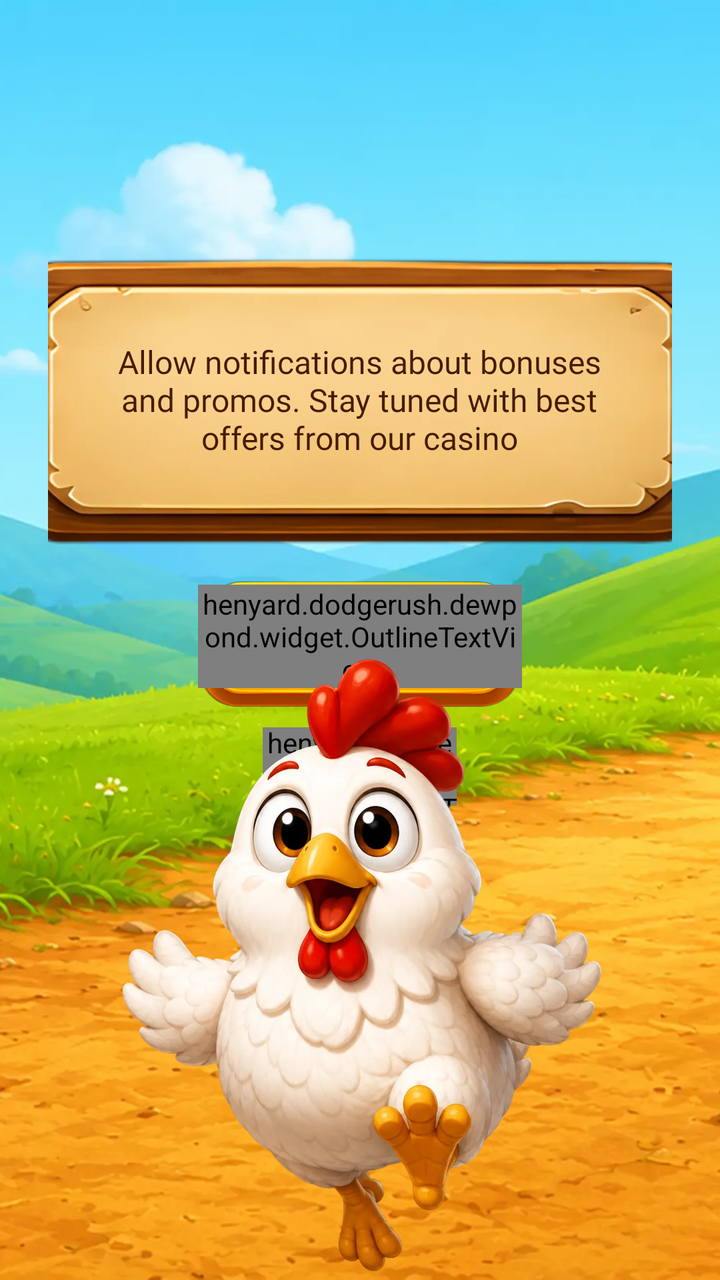
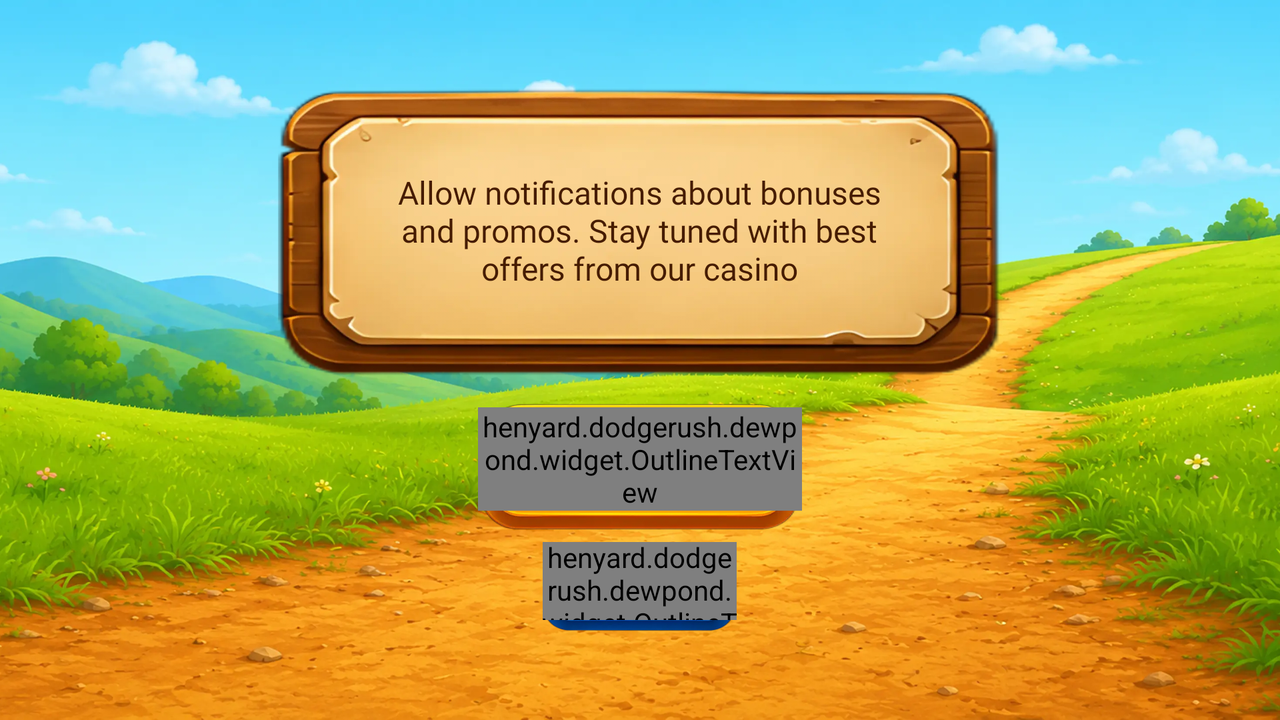

Compare how this app lays out the same screen by default and in its alternative resource folder. The renders come first, then the two layout files and the values they reference.
<!-- AndroidManifest.xml: application theme Theme.HenyardDodge -->
<!-- res/layout/fragment_notifications.xml -->
<?xml version="1.0" encoding="utf-8"?>
<androidx.constraintlayout.widget.ConstraintLayout xmlns:android="http://schemas.android.com/apk/res/android"
    xmlns:app="http://schemas.android.com/apk/res-auto"
    android:layout_width="match_parent"
    android:layout_height="match_parent"
    android:background="@color/sky_blue">

    
    <ImageView
        android:layout_width="0dp"
        android:layout_height="0dp"
        android:contentDescription="@null"
        android:scaleType="centerCrop"
        android:src="@drawable/bg_3"
        app:layout_constraintBottom_toBottomOf="parent"
        app:layout_constraintEnd_toEndOf="parent"
        app:layout_constraintStart_toStartOf="parent"
        app:layout_constraintTop_toTopOf="parent" />

    <androidx.constraintlayout.widget.Guideline
        android:id="@+id/glContentY"
        android:layout_width="wrap_content"
        android:layout_height="wrap_content"
        android:orientation="horizontal"
        app:layout_constraintGuide_percent="0.42" />

    <LinearLayout
        android:layout_width="wrap_content"
        android:layout_height="wrap_content"
        android:gravity="center"
        android:orientation="vertical"
        android:paddingHorizontal="24dp"
        app:layout_constraintBottom_toBottomOf="@id/glContentY"
        app:layout_constraintEnd_toEndOf="parent"
        app:layout_constraintStart_toStartOf="parent"
        app:layout_constraintTop_toTopOf="@id/glContentY">

        <FrameLayout
            android:layout_width="@dimen/dialog_plate_width"
            android:layout_height="@dimen/dialog_plate_height">

            <ImageView
                android:layout_width="match_parent"
                android:layout_height="match_parent"
                android:contentDescription="@null"
                android:scaleType="fitXY"
                android:src="@drawable/no_internet_table" />

            <TextView
                style="@style/Text.Henyard.DialogMessage"
                android:layout_width="269dp"
                android:layout_height="wrap_content"
                android:layout_gravity="center"
                android:gravity="center"
                android:text="@string/notifications_message" />
        </FrameLayout>

        <include
            android:id="@+id/btnAllow"
            layout="@layout/widget_button_yellow"
            android:layout_width="162dp"
            android:layout_height="63dp"
            android:layout_marginTop="18dp" />

        <include
            android:id="@+id/btnDeny"
            layout="@layout/widget_button_blue"
            android:layout_width="97dp"
            android:layout_height="45dp"
            android:layout_marginTop="10dp" />
    </LinearLayout>

    <ImageView
        android:layout_width="280dp"
        android:layout_height="320dp"
        android:adjustViewBounds="true"
        android:contentDescription="@string/cd_notifications"
        android:scaleType="fitCenter"
        android:src="@drawable/hen_run"
        app:layout_constraintBottom_toBottomOf="parent"
        app:layout_constraintEnd_toEndOf="parent"
        app:layout_constraintStart_toStartOf="parent" />

</androidx.constraintlayout.widget.ConstraintLayout>
<!-- res/layout/widget_button_yellow.xml (included above) -->
<?xml version="1.0" encoding="utf-8"?>
<FrameLayout xmlns:android="http://schemas.android.com/apk/res/android"
    android:layout_width="wrap_content"
    android:layout_height="wrap_content"
    android:background="?attr/selectableItemBackgroundBorderless">

    <ImageView
        android:layout_width="match_parent"
        android:layout_height="match_parent"
        android:contentDescription="@null"
        android:scaleType="fitXY"
        android:src="@drawable/btn_yellow" />

    <henyard.dodgerush.dewpond.widget.OutlineTextView
        android:id="@+id/label"
        style="@style/Text.Henyard.ShopTitle"
        android:layout_width="wrap_content"
        android:layout_height="wrap_content"
        android:layout_gravity="center"
        android:layout_marginBottom="4dp"
        android:textSize="@dimen/text_play" />
</FrameLayout>
<!-- res/layout/widget_button_blue.xml (included above) -->
<?xml version="1.0" encoding="utf-8"?>
<FrameLayout xmlns:android="http://schemas.android.com/apk/res/android"
    android:layout_width="wrap_content"
    android:layout_height="wrap_content"
    android:background="?attr/selectableItemBackgroundBorderless">

    <ImageView
        android:layout_width="match_parent"
        android:layout_height="match_parent"
        android:contentDescription="@null"
        android:scaleType="fitXY"
        android:src="@drawable/btn_blue" />

    <henyard.dodgerush.dewpond.widget.OutlineTextView
        android:id="@+id/label"
        style="@style/Text.Henyard.ShopTitle"
        android:layout_width="wrap_content"
        android:layout_height="wrap_content"
        android:layout_gravity="center"
        android:layout_marginBottom="4dp"
        android:textSize="@dimen/text_play" />
</FrameLayout>
<!-- resources referenced by this layout -->
<resources>
  <color name="sky_blue">#FF5FB8E8</color>
  <dimen name="dialog_plate_height">144dp</dimen>
  <dimen name="dialog_plate_width">362dp</dimen>
  <dimen name="text_play">30sp</dimen>
  <!-- drawable bg_3: webp bitmap (drawable-nodpi, 209512 bytes) -->
  <!-- drawable btn_blue: png bitmap (drawable-nodpi, 182324 bytes) -->
  <!-- drawable btn_yellow: png bitmap (drawable-nodpi, 126293 bytes) -->
  <!-- drawable hen_run: webp bitmap (drawable-nodpi, 85668 bytes) -->
  <!-- drawable no_internet_table: png bitmap (drawable-nodpi, 678657 bytes) -->
  <string name="cd_notifications">Notifications</string>
  <string name="notifications_message">Allow notifications about bonuses and promos. Stay tuned with best offers from our casino</string>
  <style name="Text.Henyard.DialogMessage" parent="Text.Henyard">
          <item name="android:textColor">@color/ach_text</item>
          <item name="android:fontFamily">@font/fredoka_bold</item>
          <item name="fontFamily">@font/fredoka_bold</item>
          <item name="android:gravity">center</item>
          <item name="android:textSize">@dimen/text_dialog_message</item>
      </style>
  <style name="Text.Henyard.ShopTitle" parent="Text.Henyard.Outlined">
          <item name="android:textSize">@dimen/text_shop_title</item>
          <item name="android:textColor">@color/white</item>
          <item name="android:fontFamily">@font/fredoka_bold</item>
          <item name="fontFamily">@font/fredoka_bold</item>
          <item name="outlineColor">@color/shop_text_brown</item>
          <item name="outlineWidth">2dp</item>
          <item name="android:gravity">center</item>
          <item name="android:maxLines">1</item>
      </style>
  <style name="Theme.HenyardDodge" parent="Base.Theme.HenyardDodge" />
  <style name="Text.Henyard" parent="@android:style/TextAppearance">
          <item name="android:fontFamily">@font/fredoka</item>
          <item name="android:textColor">@color/white</item>
          <item name="android:includeFontPadding">false</item>
      </style>
  <color name="ach_text">#FF461C00</color>
  <dimen name="text_dialog_message">16sp</dimen>
  <style name="Text.Henyard.Outlined" parent="Text.Henyard">
          <item name="android:textColor">@color/white</item>
          <item name="android:fontVariationSettings">"'wght' 700"</item>
          <item name="outlineColor">@color/text_stroke</item>
          <item name="outlineWidth">4dp</item>
          <item name="fontFamily">@font/fredoka</item>
      </style>
  <dimen name="text_shop_title">13sp</dimen>
  <color name="white">#FFFFFFFF</color>
  <color name="shop_text_brown">#FF834005</color>
  <style name="Base.Theme.HenyardDodge" parent="Theme.Material3.DayNight.NoActionBar">
          <item name="android:windowNoTitle">true</item>
          <item name="android:windowActionBar">false</item>
          <item name="android:statusBarColor">@android:color/transparent</item>
          <item name="android:navigationBarColor">@android:color/transparent</item>
          <item name="android:windowLightStatusBar">false</item>
          <item name="android:windowBackground">@color/sky_blue</item>
      </style>
  <color name="text_stroke">#FFC34800</color>
</resources>
<!-- res/layout-land/fragment_notifications.xml (the repository's variant of the layout above) -->
<!-- drawn on the phone turned sideways -->
<?xml version="1.0" encoding="utf-8"?>
<androidx.constraintlayout.widget.ConstraintLayout xmlns:android="http://schemas.android.com/apk/res/android"
    xmlns:app="http://schemas.android.com/apk/res-auto"
    android:layout_width="match_parent"
    android:layout_height="match_parent"
    android:background="@color/sky_blue">

    
    <ImageView
        android:layout_width="0dp"
        android:layout_height="0dp"
        android:contentDescription="@null"
        android:scaleType="centerCrop"
        android:src="@drawable/bg_3"
        app:layout_constraintBottom_toBottomOf="parent"
        app:layout_constraintEnd_toEndOf="parent"
        app:layout_constraintStart_toStartOf="parent"
        app:layout_constraintTop_toTopOf="parent" />

    <androidx.constraintlayout.widget.Guideline
        android:id="@+id/glContentY"
        android:layout_width="wrap_content"
        android:layout_height="wrap_content"
        android:orientation="horizontal"
        app:layout_constraintGuide_percent="0.5" />

    <LinearLayout
        android:layout_width="wrap_content"
        android:layout_height="wrap_content"
        android:gravity="center"
        android:orientation="vertical"
        android:paddingHorizontal="24dp"
        app:layout_constraintBottom_toBottomOf="@id/glContentY"
        app:layout_constraintEnd_toEndOf="parent"
        app:layout_constraintStart_toStartOf="parent"
        app:layout_constraintTop_toTopOf="@id/glContentY">

        <FrameLayout
            android:layout_width="@dimen/dialog_plate_width"
            android:layout_height="@dimen/dialog_plate_height">

            <ImageView
                android:layout_width="match_parent"
                android:layout_height="match_parent"
                android:contentDescription="@null"
                android:scaleType="fitXY"
                android:src="@drawable/no_internet_table" />

            <TextView
                style="@style/Text.Henyard.DialogMessage"
                android:layout_width="269dp"
                android:layout_height="wrap_content"
                android:layout_gravity="center"
                android:gravity="center"
                android:text="@string/notifications_message" />
        </FrameLayout>

        <include
            android:id="@+id/btnAllow"
            layout="@layout/widget_button_yellow"
            android:layout_width="162dp"
            android:layout_height="63dp"
            android:layout_marginTop="14dp" />

        <include
            android:id="@+id/btnDeny"
            layout="@layout/widget_button_blue"
            android:layout_width="97dp"
            android:layout_height="45dp"
            android:layout_marginTop="6dp" />
    </LinearLayout>

    <ImageView
        android:layout_width="230dp"
        android:layout_height="280dp"
        android:adjustViewBounds="true"
        android:contentDescription="@string/cd_notifications"
        android:scaleType="fitCenter"
        android:src="@drawable/running_chicken"
        app:layout_constraintBottom_toBottomOf="parent"
        app:layout_constraintEnd_toEndOf="parent" />

</androidx.constraintlayout.widget.ConstraintLayout>
<!-- resources referenced by the variant -->
<!-- as the phone turned sideways resolves them -->
<resources>
  <color name="sky_blue">#FF5FB8E8</color>
  <dimen name="dialog_plate_height">144dp</dimen>
  <dimen name="dialog_plate_width">362dp</dimen>
  <dimen name="text_play">30sp</dimen>
  <!-- drawable bg_3: webp bitmap (drawable-nodpi, 209512 bytes) -->
  <!-- drawable btn_blue: png bitmap (drawable-nodpi, 182324 bytes) -->
  <!-- drawable btn_yellow: png bitmap (drawable-nodpi, 126293 bytes) -->
  <!-- drawable no_internet_table: png bitmap (drawable-nodpi, 678657 bytes) -->
  <string name="cd_notifications">Notifications</string>
  <string name="notifications_message">Allow notifications about bonuses and promos. Stay tuned with best offers from our casino</string>
  <style name="Text.Henyard.DialogMessage" parent="Text.Henyard">
          <item name="android:textColor">@color/ach_text</item>
          <item name="android:fontFamily">@font/fredoka_bold</item>
          <item name="fontFamily">@font/fredoka_bold</item>
          <item name="android:gravity">center</item>
          <item name="android:textSize">@dimen/text_dialog_message</item>
      </style>
  <style name="Text.Henyard.ShopTitle" parent="Text.Henyard.Outlined">
          <item name="android:textSize">@dimen/text_shop_title</item>
          <item name="android:textColor">@color/white</item>
          <item name="android:fontFamily">@font/fredoka_bold</item>
          <item name="fontFamily">@font/fredoka_bold</item>
          <item name="outlineColor">@color/shop_text_brown</item>
          <item name="outlineWidth">2dp</item>
          <item name="android:gravity">center</item>
          <item name="android:maxLines">1</item>
      </style>
  <style name="Theme.HenyardDodge" parent="Base.Theme.HenyardDodge" />
  <style name="Text.Henyard" parent="@android:style/TextAppearance">
          <item name="android:fontFamily">@font/fredoka</item>
          <item name="android:textColor">@color/white</item>
          <item name="android:includeFontPadding">false</item>
      </style>
  <color name="ach_text">#FF461C00</color>
  <dimen name="text_dialog_message">16sp</dimen>
  <style name="Text.Henyard.Outlined" parent="Text.Henyard">
          <item name="android:textColor">@color/white</item>
          <item name="android:fontVariationSettings">"'wght' 700"</item>
          <item name="outlineColor">@color/text_stroke</item>
          <item name="outlineWidth">4dp</item>
          <item name="fontFamily">@font/fredoka</item>
      </style>
  <dimen name="text_shop_title">13sp</dimen>
  <color name="white">#FFFFFFFF</color>
  <color name="shop_text_brown">#FF834005</color>
  <style name="Base.Theme.HenyardDodge" parent="Theme.Material3.DayNight.NoActionBar">
          <item name="android:windowNoTitle">true</item>
          <item name="android:windowActionBar">false</item>
          <item name="android:statusBarColor">@android:color/transparent</item>
          <item name="android:navigationBarColor">@android:color/transparent</item>
          <item name="android:windowLightStatusBar">false</item>
          <item name="android:windowBackground">@color/sky_blue</item>
      </style>
  <color name="text_stroke">#FFC34800</color>
</resources>
